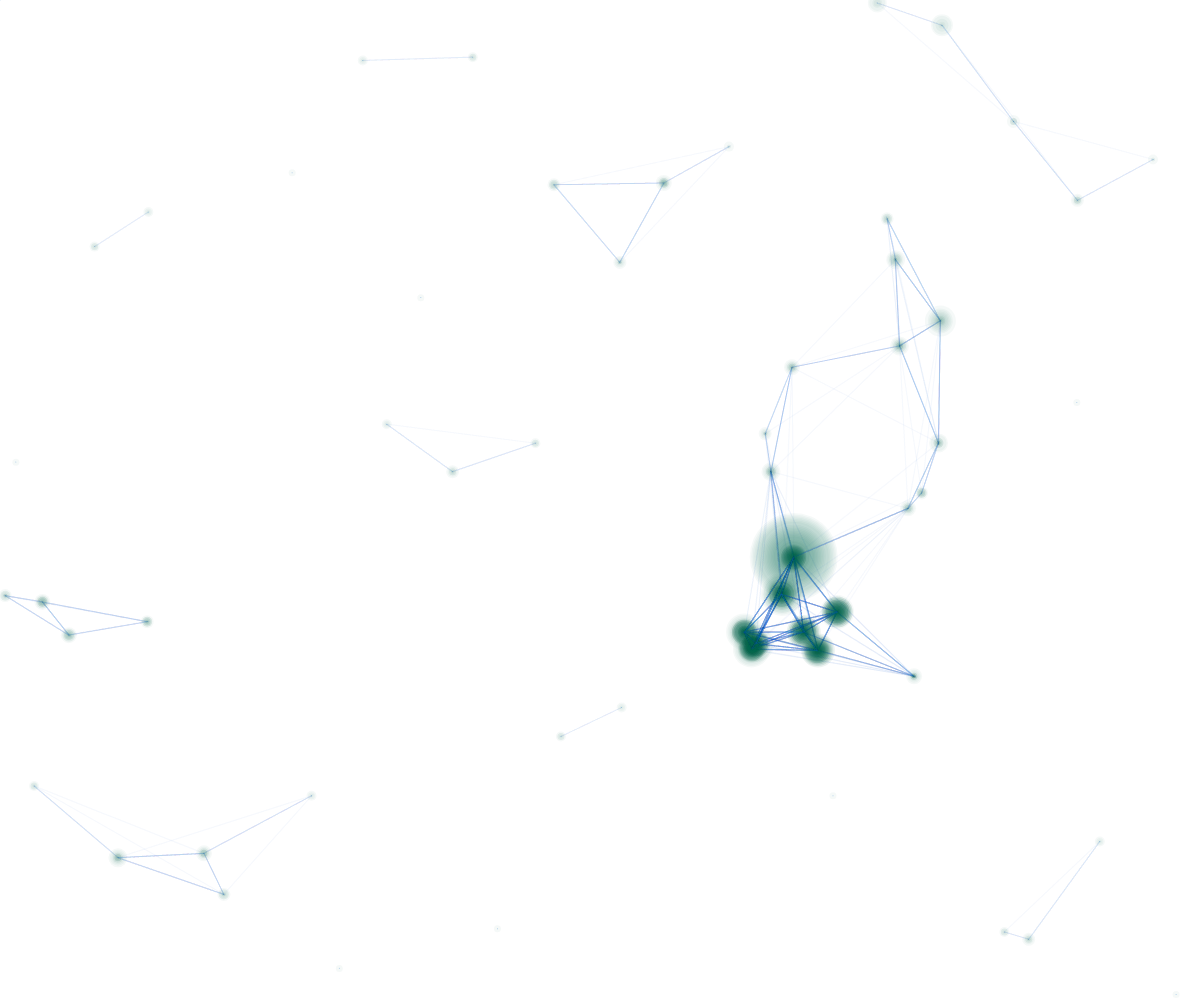
Frame 1 (no input)
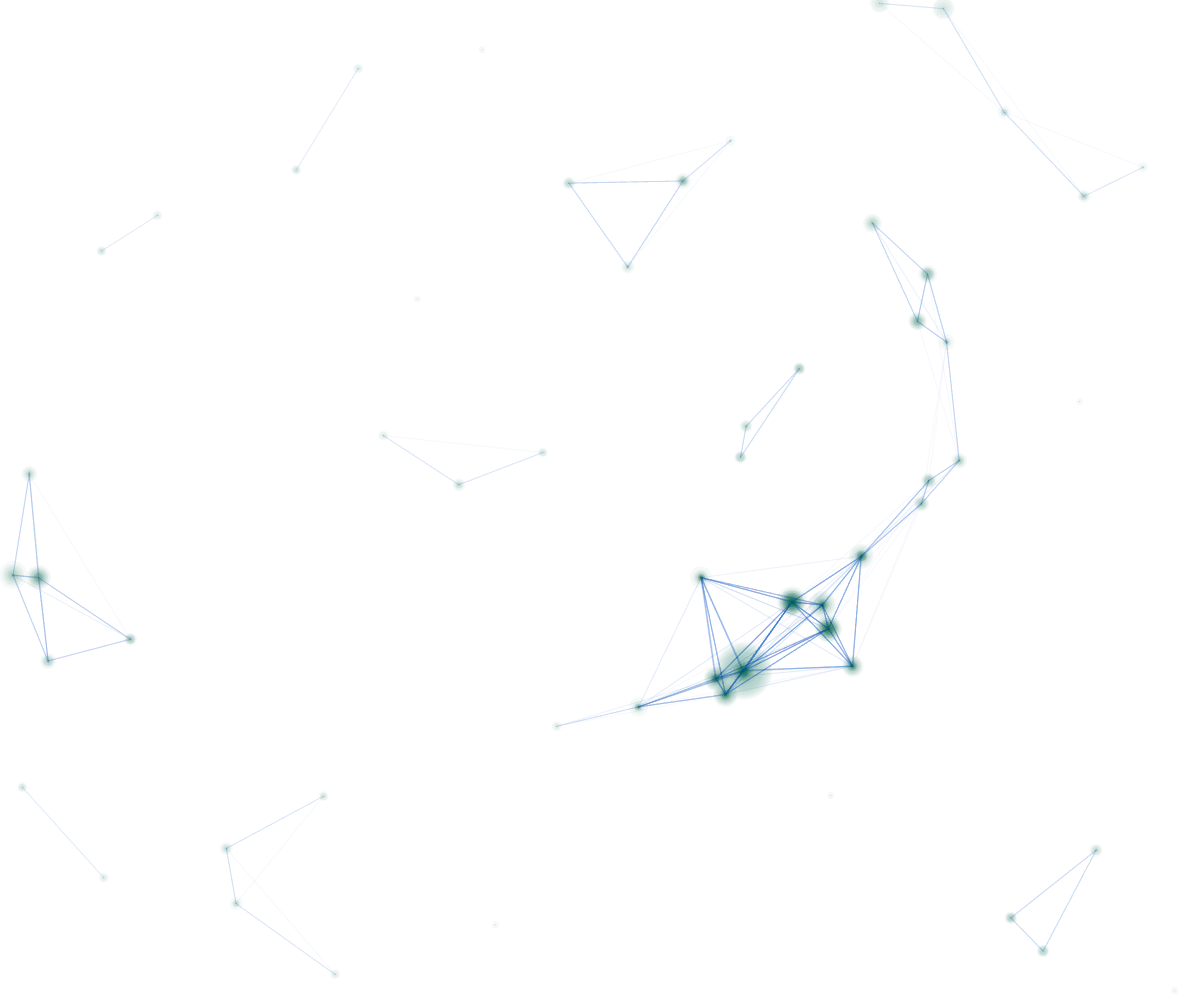
Frame 60 (no input)
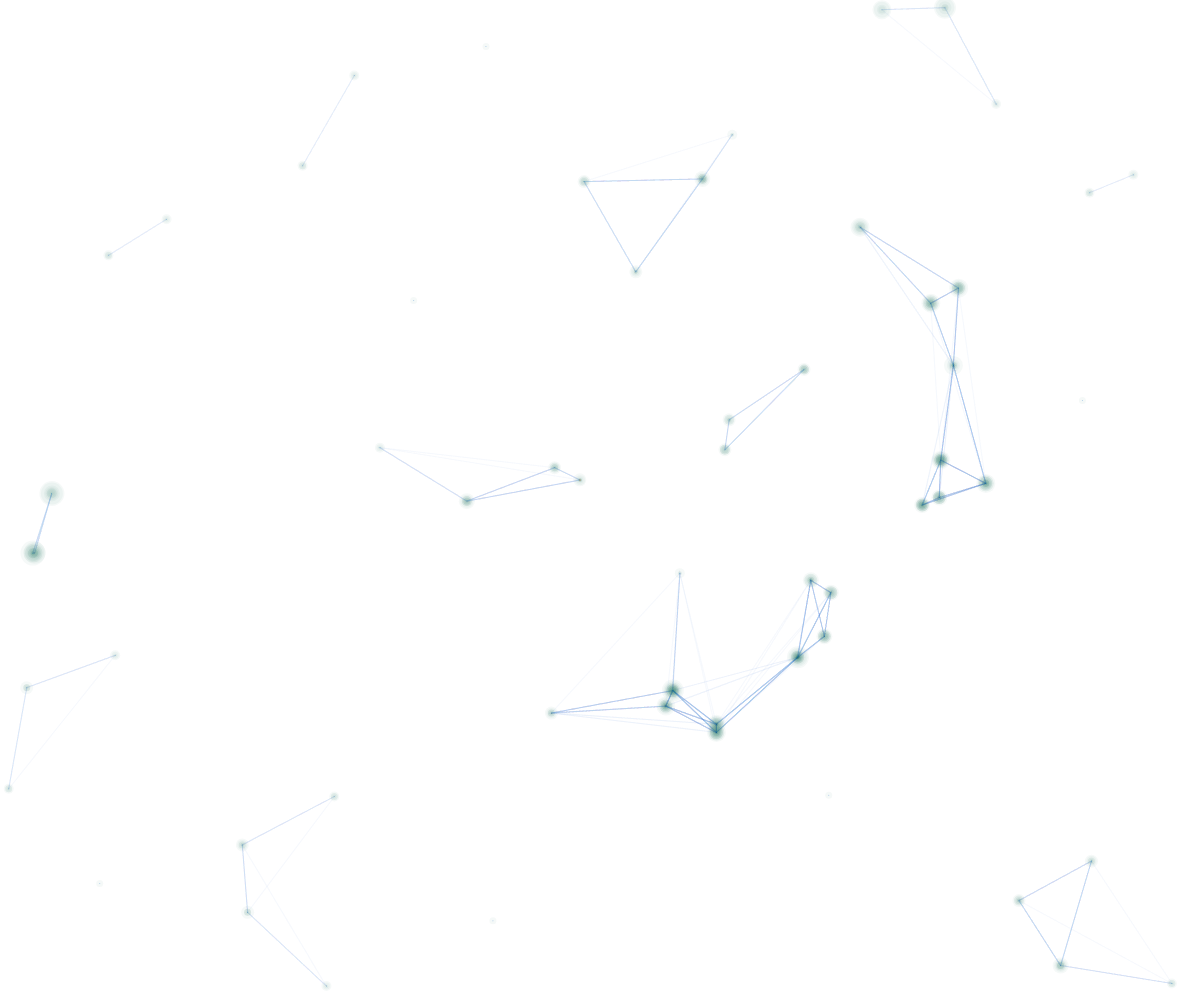
Frame 120 (the mouse pressed at the canvas centre since frame 60)

The p5.js sketch that drew these frames (run headless with seeded random() and noise() and a simulated clock; from frame 60 on, the mouse is pressed at the canvas centre):

// p5.js sketch
// ── sketch.js
var particles = [];
var immortalParticles;
var connectRadius;
var particleSize = 1;
var maxParticleSpeed = 0.025;
var mouseVelocity = 1.3;
var glowFactor = 3;

var pMouseX;
var pMouseY;

var pulseSize = 32;

var r = 0;
var g = 102;
var b = 204;

function setup() {
  createCanvas(
    window.innerWidth,
    window.innerHeight
  );

  setEnvironmentVariables();
  seedParticles();
  pMouseX = mouseX;
  pMouseY = mouseY;
}

function setEnvironmentVariables() {

  immortalParticles = map(
    width * height / 10000,
    10,
    140,
    10,
    65
  );
  connectRadius = map(
    immortalParticles,
    10,
    140,
    50,
    260
  );
}

function draw() {
  background(255);
  particles.forEach(function(particle1, i){

    if (!particle1.immortality) {
      if ((particle1.coordinates.x >= width || particle1.coordinates.x <= 0)
        || (particle1.coordinates.y >= height || particle1.coordinates.y <= 0)) {
        particles.remove(i);
      } else {
        particle1.pulse();
      }
    }

    particle1.render();
    particle1.move();
    particle1.connections++;

    particles.forEach(function(particle2, i2) {

      if (dist(
        particle1.coordinates.x,
        particle1.coordinates.y,
        particle2.coordinates.x,
        particle2.coordinates.y
      ) >= connectRadius) {
        return;
      }

      particle2.move();
      particle2.connections++;
      particles.forEach(function(particle3, i3) {

        if (dist(
          particle2.coordinates.x,
          particle2.coordinates.y,
          particle3.coordinates.x,
          particle3.coordinates.y
        ) >= connectRadius)
        {
          particle3.connections = 0;
          return;
        }


        particle3.move();
        particle3.glow();
        particle3.connections++;

        noStroke();
        strokeWeight(1.2);
        stroke(r, g, b, 5);
        noFill();

        triangle(
          particle1.coordinates.x,
          particle1.coordinates.y,
          particle2.coordinates.x,
          particle2.coordinates.y,
          particle3.coordinates.x,
          particle3.coordinates.y
        );

      });
    });
  });

  pMouseX = mouseX;
  pMouseY = mouseY;

}

function seedParticles() {
  for (i = 0; i <= immortalParticles; i++) {
    var velocity = createVector(
      random(-maxParticleSpeed, maxParticleSpeed),
      random(-maxParticleSpeed, maxParticleSpeed)
    );
    var particle = new Particle(
      random(0, width),
      random(0, height),
      velocity,
      true
    );
    particles.push(particle);
  }
}

function Particle(x, y, velocity, immortality) {
  this.stay = 0;
  this.coordinates = createVector(x, y);
  this.velocity = velocity;
  this.pulsed = pulseSize;
  this.immortality = immortality;
  this.connections = 0;

  this.move = function() {
    this.coordinates.add(this.velocity);

    if (this.immortality) {
      this.bounce();
    }
  }

  this.bounce = function() {
    if (this.coordinates.x <= 0 || this.coordinates.x >= width) {
      this.velocity.x = this.velocity.x * -1;
    }
    if (this.coordinates.y <= 0 || this.coordinates.y >= height) {
      this.velocity.y = this.velocity.y * -1;
    }
  }

  this.render = function() {
   strokeWeight(particleSize);
    stroke(r, g, b, 75);
    point(
      this.coordinates.x,
      this.coordinates.y
    );
  }

  this.pulse = function() {
    if (!this.immortality && this.pulsed <= pulseSize) {
      strokeWeight(particleSize + this.pulsed);
      stroke(255, 128, 0, 255 - this.pulsed);
      point(
        this.coordinates.x,
        this.coordinates.y
      );
      this.pulsed -= 2;
    }
  }

  this.glow = function() {
   strokeWeight(particleSize + this.connections * glowFactor);
    stroke(r, g, 70, 10);
    point(
      this.coordinates.x,
      this.coordinates.y
    );
  }
}

function mouseMoved() {
  if (frameCount % 5 == 0) {
    var v = createVector(
      mouseX - pMouseX > 0 ? -maxParticleSpeed * mouseVelocity : maxParticleSpeed * mouseVelocity,
      mouseY - pMouseY > 0 ? -maxParticleSpeed * mouseVelocity : maxParticleSpeed * mouseVelocity
    );
    var particle = new Particle(
      mouseX,
      mouseY,
      v,
      false
    );
    particles.push(particle);
  }
}

function windowResized() {
   createCanvas(
    window.innerWidth,
    window.innerHeight
  );
  resetEnvironment();
}

function resetEnvironment() {
  particles = [];
  seedParticles();
  setEnvironmentVariables();
}

Array.prototype.remove = function(from, to) {
  var rest = this.slice((to || from) + 1 || this.length);
  this.length = from < 0 ? this.length + from : from;
  return this.push.apply(this, rest);
};
